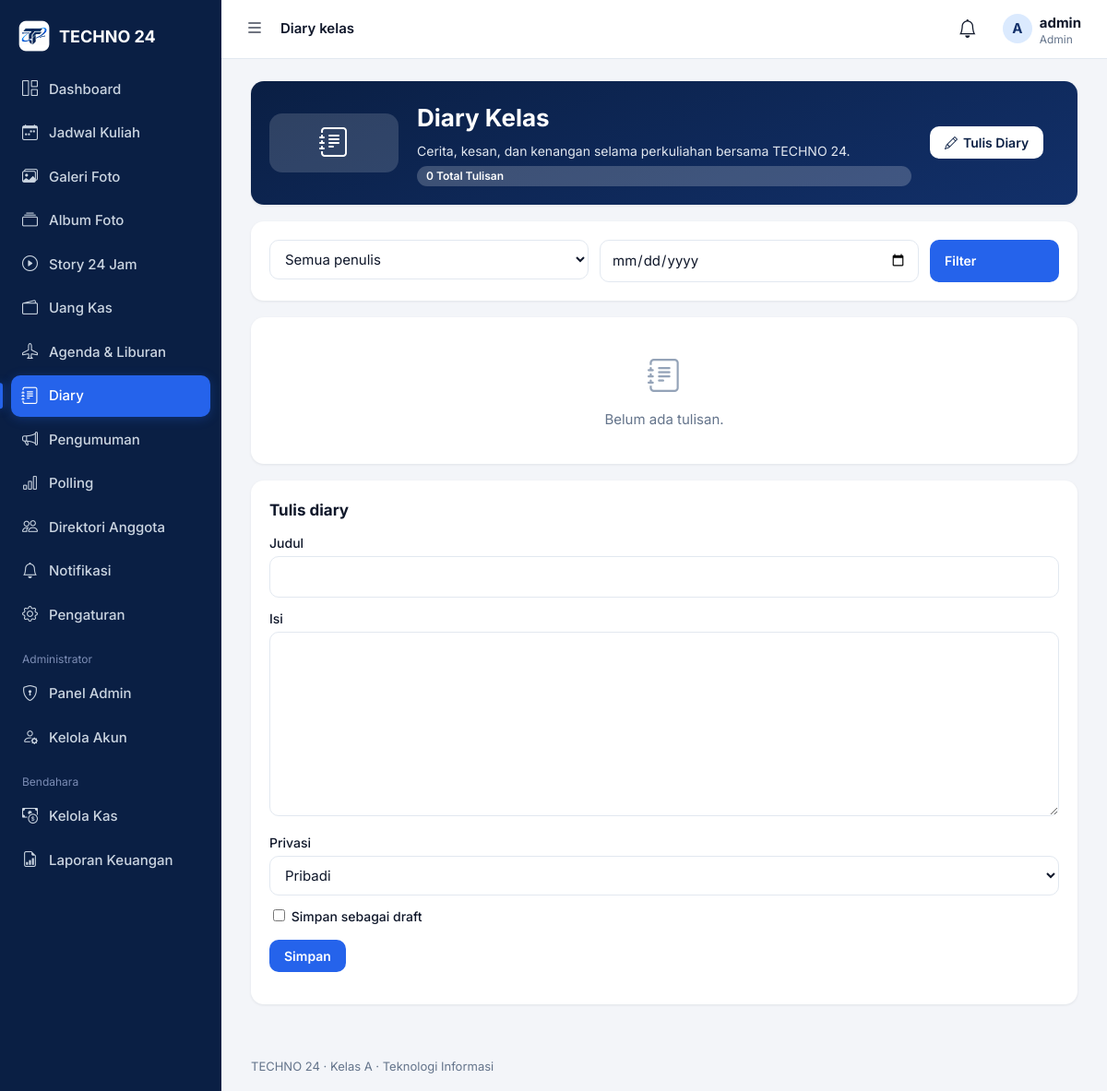
/pages/diaries.php (signed in), run on the app's committed database.
### tables this page shows
CREATE TABLE `users` (
  `id` int(10) UNSIGNED NOT NULL,
  `name` varchar(100) NOT NULL,
  `username` varchar(50) NOT NULL,
  `password_hash` varchar(255) NOT NULL,
  `role` enum('admin','bendahara','anggota') NOT NULL DEFAULT 'anggota',
  `is_active` tinyint(1) NOT NULL DEFAULT 1,
  `must_change_password` tinyint(1) NOT NULL DEFAULT 1,
  `bio` varchar(255) DEFAULT NULL,
  `birthday` date DEFAULT NULL,
  `birthday_public` tinyint(1) NOT NULL DEFAULT 0,
  `profile_public` tinyint(1) NOT NULL DEFAULT 0,
  `avatar` varchar(100) DEFAULT NULL,
  `last_login_at` datetime DEFAULT NULL,
  `created_at` datetime NOT NULL DEFAULT current_timestamp(),
  `updated_at` datetime NOT NULL DEFAULT current_timestamp() ON UPDATE current_timestamp()
);

### config/database.php (called while the page is built, shortened)
<?php
function db(): PDO
{
    static $pdo = null;
    if ($pdo === null) {
        try {
            $pdo = new PDO('mysql:host=' . DB_HOST . ';dbname=' . DB_NAME . ';charset=utf8mb4', DB_USER, DB_PASS, [
                PDO::ATTR_ERRMODE => PDO::ERRMODE_EXCEPTION,
                PDO::ATTR_DEFAULT_FETCH_MODE => PDO::FETCH_ASSOC,
                PDO::ATTR_EMULATE_PREPARES => false,
            ]);
            $pdo->exec("SET time_zone = '+08:00'");
        } catch (PDOException $e) {
            error_log('DB error: ' . $e->getMessage());
            http_response_code(500);
            exit('Tidak dapat terhubung ke database. Periksa config/database.php dan pastikan MySQL berjalan.');
        }
    }
    return $pdo;
}

### includes/auth.php (called while the page is built, shortened)
<?php
function current_user(): ?array {
    static $user = false;
    if ($user === false) {
        $user = null;
        if (!empty($_SESSION['uid'])) {
            $u = q('SELECT id, name, username, role, is_active, must_change_password, avatar FROM users WHERE id = ?', [$_SESSION['uid']])->fetch();
            if ($u && (int)$u['is_active'] === 1) $user = $u;
            else { $_SESSION = []; }
        }
    }
    return $user;
}
function is_admin(): bool { $u = current_user(); return $u && $u['role'] === 'admin'; }
function is_treasurer(): bool { $u = current_user(); return $u && in_array($u['role'], ['admin', 'bendahara'], true); }
function require_login(bool $allowPwChange = false): array {
    $u = current_user();
    return $u;
}

### pages/diaries.php (the view, shortened to what this page needs)
<?php
require_once __DIR__ . '/../includes/bootstrap.php';
$u = require_login();
$edit = null; $view = null;
$canRead = "(d.user_id = ? OR (d.privacy = 'kelas' AND d.is_draft = 0))";
$w = $canRead; $p = [$u['id']];
$total = (int)q("SELECT COUNT(*) FROM diaries d WHERE $w", $p)->fetchColumn();
[$off, $lim, $pages, $page] = paginate($total, 10);
$rows = q("SELECT d.id, d.user_id, d.title, d.privacy, d.is_draft, d.created_at, LEFT(d.content, 160) AS snip, u.name FROM diaries d JOIN users u ON u.id = d.user_id WHERE $w ORDER BY d.created_at DESC LIMIT $lim OFFSET $off", $p)->fetchAll();
$pageTitle = 'Diary kelas'; $active = 'diaries';
require __DIR__ . '/../includes/header.php';
$v = fn($k, $d = '') => e($edit[$k] ?? $d);
if ($view): ?>
 <p><a href="<?= e(url('pages/diaries.php')) ?>">&larr; Kembali</a></p>
 <div class="card"><h1><?= e($view['title']) ?></h1><p class="muted"><?= e($view['name']) ?> · <?= e(fmt_date($view['created_at'], true)) ?> · <?= $view['privacy'] === 'kelas' ? 'Dibagikan' : 'Pribadi' ?><?= $view['is_draft'] ? ' · Draft' : '' ?></p>
 <div style="line-height:1.7"><?= nl2br(e($view['content'])) ?></div>
 <?php if ((int)$view['user_id'] === (int)$u['id']): ?><p><a class="btn btn-ghost btn-sm" href="?edit=<?= (int)$view['id'] ?>">Edit</a></p><?php endif; ?></div>
<?php else: ?>
<section class="card" style="background:linear-gradient(160deg,var(--navy),var(--navy2));color:#fff">
  <div class="row" style="align-items:center;gap:20px;flex-wrap:wrap">
    <div style="flex:none;width:64px;height:64px;border-radius:14px;background:rgba(255,255,255,0.15);display:flex;align-items:center;justify-content:center;font-size:32px">
      <i class="bi bi-journal-text"></i>
    </div>
    <div style="flex:1;min-width:280px">
      <h1 style="color:#fff;font-size:26px;margin:0 0 6px">Diary Kelas</h1>
      <p style="margin:0 0 6px;color:#e2e8f0;font-size:14px">Cerita, kesan, dan kenangan selama perkuliahan bersama TECHNO 24.</p>
      <div class="row" style="gap:8px;align-items:center;margin:0;flex-wrap:wrap">
        <span class="tag" style="background:rgba(255,255,255,0.2);color:#fff"><?= $total ?> Total Tulisan</span>
      </div>
    </div>
    <div style="flex:none">
      <a class="btn" style="background:#fff;color:var(--navy);font-weight:600" href="#form"><i class="bi bi-pencil"></i> Tulis Diary</a>
    </div>
  </div>
</section>
<form class="card row" method="get"><div><select name="author"><option value="">Semua penulis</option></select></div>
 <div><input type="date" name="date" value="<?= e($_GET['date'] ?? '') ?>"></div><button class="btn" style="flex:none" type="submit">Filter</button></form>
<?php if (!$rows): ?><div class="card empty"><i class="bi bi-journal-text"></i>Belum ada tulisan.</div><?php endif; ?>
<div class="card" id="form"><h2><?= $edit ? 'Edit tulisan' : 'Tulis diary' ?></h2><form method="post"><?= csrf_field() ?><input type="hidden" name="action" value="save"><input type="hidden" name="id" value="<?= (int)($edit['id'] ?? 0) ?>">
 <label>Judul</label><input name="title" required maxlength="150" value="<?= $v('title') ?>">
 <label>Isi</label><textarea name="content" required style="min-height:200px"><?= $v('content') ?></textarea>
 <label>Privasi</label><select name="privacy"><option value="pribadi" <?= ($edit['privacy'] ?? 'pribadi') === 'pribadi' ? 'selected' : '' ?>>Pribadi</option></select>
 <label><input type="checkbox" name="draft" <?= !empty($edit['is_draft']) ? 'checked' : '' ?>> Simpan sebagai draft</label>
 <p><button class="btn" type="submit">Simpan</button> <?php if ($edit): ?><a class="btn btn-ghost" href="?">Batal</a><?php endif; ?></p></form></div>
<?php endif; ?>
<?php require __DIR__ . '/../includes/footer.php'; ?>

### includes/header.php (shortened to what this page needs)
<?php
$u = !empty($publicPage) ? current_user() : require_login($allowPwChange ?? false);
$unread = $u ? (int)q('SELECT COUNT(*) FROM notifications WHERE user_id = ? AND is_read = 0', [$u['id']])->fetchColumn() : 0;
$menu = [
  ['dashboard',     $u ? 'dashboard.php' : 'index.php', 'bi-grid-1x2', $u ? 'Dashboard' : 'Beranda'],
  ['schedules',     'pages/schedules.php',      'bi-calendar-week',  'Jadwal Kuliah'],
  ['gallery',       'pages/gallery.php',        'bi-images',         'Galeri Foto'],
  ['albums',        'pages/albums.php',         'bi-collection',     'Album Foto'],
  ['stories',       'pages/stories.php',        'bi-play-circle',    'Story 24 Jam'],
  ['cash',          'pages/cash.php',           'bi-wallet2',        'Uang Kas', true],
  ['agendas',       'pages/agendas.php',        'bi-airplane',       'Agenda & Liburan'],
  ['diaries',       'pages/diaries.php',        'bi-journal-text',   'Diary', true],
  ['announcements', 'pages/announcements.php',  'bi-megaphone',      'Pengumuman'],
  ['polls',         'pages/polls.php',          'bi-bar-chart',      'Polling', true],
  ['members',       'pages/members.php',        'bi-people',         'Direktori Anggota'],
  ['notifications', 'pages/notifications.php',  'bi-bell',           'Notifikasi', true],
  ['profile',       'pages/profile.php',        'bi-gear',           'Pengaturan', true],
];
?><!DOCTYPE html>
<html lang="id">
<head>
<link rel="stylesheet" href="https://cdn.jsdelivr.net/npm/bootstrap-icons@1.11.3/font/bootstrap-icons.min.css">
<link rel="stylesheet" href="<?= e(url('assets/css/app.css?v=' . filemtime(__DIR__ . '/../assets/css/app.css'))) ?>">
</head>
<body data-base="<?= e(BASE_URL) ?>">
<div class="shell" id="shell">
  <aside class="sidebar" id="sidebar">
    <a class="brand" href="<?= e(url($u ? 'dashboard.php' : 'index.php')) ?>">
      <?php include __DIR__ . '/logo.php'; ?><span class="brand-name">TECHNO 24</span>
    </a>
    <nav>
      <?php foreach ($menu as $mi): [$key, $href, $icon, $label] = $mi; if (!empty($mi[4]) && !$u) continue; ?>
        <a href="<?= e(url($href)) ?>" class="<?= ($active ?? '') === $key ? 'on' : '' ?>">
          <i class="bi <?= $icon ?>"></i><span><?= e($label) ?></span>
        </a>
      <?php endforeach; ?>
      <?php if ($u && is_admin()): ?>
        <div class="nav-sep">Administrator</div>
        <a href="<?= e(url('admin/index.php')) ?>" class="<?= ($active ?? '') === 'admin' ? 'on' : '' ?>"><i class="bi bi-shield-lock"></i><span>Panel Admin</span></a>
        <a href="<?= e(url('admin/users.php')) ?>" class="<?= ($active ?? '') === 'users' ? 'on' : '' ?>"><i class="bi bi-person-gear"></i><span>Kelola Akun</span></a>
      <?php endif; ?>
      <?php if ($u && is_treasurer()): ?>
        <div class="nav-sep">Bendahara</div>
        <a href="<?= e(url('pages/cash_manage.php')) ?>" class="<?= ($active ?? '') === 'cash_manage' ? 'on' : '' ?>"><i class="bi bi-cash-coin"></i><span>Kelola Kas</span></a>
        <a href="<?= e(url('pages/cash_report.php')) ?>" class="<?= ($active ?? '') === 'cash_report' ? 'on' : '' ?>"><i class="bi bi-file-earmark-bar-graph"></i><span>Laporan Keuangan</span></a>
      <?php endif; ?>
    </nav>
  </aside>
  <div class="main">
    <header class="topbar">
      <button class="icon-btn" id="menuToggle" aria-label="Buka atau ciutkan menu"><i class="bi bi-list"></i></button>
      <div class="topbar-title"><?= e($pageTitle ?? '') ?></div>
      <div class="topbar-right">
        <?php if ($u): ?>
        <a class="icon-btn" href="<?= e(url('pages/notifications.php')) ?>" aria-label="Notifikasi">
          <i class="bi bi-bell"></i><?php if ($unread > 0): ?><b class="dot"><?= $unread > 9 ? '9+' : $unread ?></b><?php endif; ?>
        </a>
        <a class="usercard" href="<?= e(url('pages/profile.php')) ?>">
          <?= avatar_html($u, 'sm') ?>
          <span><strong><?= e($u['name']) ?></strong><small><?= e(ucfirst($u['role'])) ?></small></span>
        </a>
        <?php else: ?>
        <a class="btn btn-sm" href="<?= e(url('login.php')) ?>"><i class="bi bi-box-arrow-in-right"></i> Login</a>
        <?php endif; ?>
      </div>
    </header>
    <main class="content">

### includes/functions.php (shortened to what this page needs)
<?php
function e($s): string { return htmlspecialchars((string)$s, ENT_QUOTES | ENT_SUBSTITUTE, 'UTF-8'); }
function url(string $path = ''): string { return BASE_URL . '/' . ltrim($path, '/'); }
function q(string $sql, array $params = []): PDOStatement {
    $st = db()->prepare($sql);
    $st->execute($params);
    return $st;
}
function avatar_html(array $u, string $size = 'md'): string {
    return '<span class="avatar avatar-' . $size . ' avatar-initial" aria-label="' . e($u['name']) . '">' . e(mb_strtoupper(mb_substr($u['name'], 0, 1))) . '</span>';
}
function paginate(int $total, int $per = 12): array {
    $pages = max(1, (int)ceil($total / $per));
    $page = min($pages, max(1, (int)($_GET['p'] ?? 1)));
    return [($page - 1) * $per, $per, $pages, $page];
}

### data on the page
users: name "A", name "admin", role "Admin"

### other printed values
$label "Dashboard"
$label "Jadwal Kuliah"
$label "Galeri Foto"
$label "Album Foto"
$label "Story 24 Jam"
$label "Uang Kas"
$label "Agenda & Liburan"
$label "Diary"
$label "Pengumuman"
$label "Polling"
$label "Direktori Anggota"
$label "Notifikasi"
$label "Pengaturan"
$pageTitle "Diary kelas"
$total "0"
